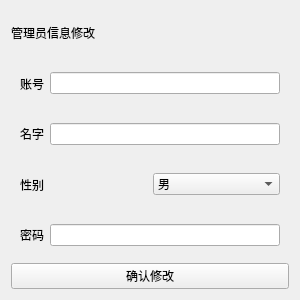
<?xml version="1.0" encoding="UTF-8"?>
<ui version="4.0">
 <class>Re_admin</class>
 <widget class="QWidget" name="Re_admin">
  <property name="geometry">
   <rect>
    <x>0</x>
    <y>0</y>
    <width>300</width>
    <height>300</height>
   </rect>
  </property>
  <property name="windowTitle">
   <string>Form</string>
  </property>
  <layout class="QGridLayout" name="gridLayout">
   <item row="0" column="0">
    <widget class="QLabel" name="label">
     <property name="text">
      <string>管理员信息修改</string>
     </property>
    </widget>
   </item>
   <item row="1" column="0">
    <widget class="QWidget" name="widget" native="true">
     <layout class="QHBoxLayout" name="horizontalLayout">
      <item>
       <widget class="QLabel" name="label_2">
        <property name="text">
         <string>账号</string>
        </property>
       </widget>
      </item>
      <item>
       <widget class="QLineEdit" name="lineEdit"/>
      </item>
     </layout>
    </widget>
   </item>
   <item row="2" column="0">
    <widget class="QWidget" name="widget_2" native="true">
     <layout class="QHBoxLayout" name="horizontalLayout_2">
      <item>
       <widget class="QLabel" name="label_3">
        <property name="text">
         <string>名字</string>
        </property>
       </widget>
      </item>
      <item>
       <widget class="QLineEdit" name="lineEdit_2"/>
      </item>
     </layout>
    </widget>
   </item>
   <item row="3" column="0">
    <widget class="QWidget" name="widget_4" native="true">
     <layout class="QHBoxLayout" name="horizontalLayout_4">
      <item>
       <widget class="QLabel" name="label_5">
        <property name="text">
         <string>性别</string>
        </property>
       </widget>
      </item>
      <item>
       <widget class="QComboBox" name="comboBox">
        <item>
         <property name="text">
          <string>男</string>
         </property>
        </item>
        <item>
         <property name="text">
          <string>女</string>
         </property>
        </item>
       </widget>
      </item>
     </layout>
    </widget>
   </item>
   <item row="4" column="0">
    <widget class="QWidget" name="widget_3" native="true">
     <layout class="QHBoxLayout" name="horizontalLayout_3">
      <item>
       <widget class="QLabel" name="label_4">
        <property name="text">
         <string>密码</string>
        </property>
       </widget>
      </item>
      <item>
       <widget class="QLineEdit" name="lineEdit_3"/>
      </item>
     </layout>
    </widget>
   </item>
   <item row="5" column="0">
    <widget class="QPushButton" name="pushButton">
     <property name="text">
      <string>确认修改</string>
     </property>
    </widget>
   </item>
  </layout>
 </widget>
 <resources/>
 <connections/>
</ui>
